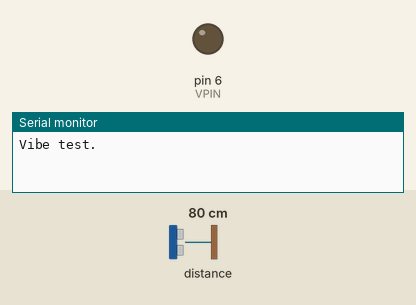
Bench run of a sketch on a simulated Arduino Leonardo, built with avr-gcc and run on an emulated ATmega32U4. On the bench: output pins drawn as LEDs (lit = HIGH), the last lines printed to the serial monitor. Dashed ring = blinking. The inputs (shaded band) are chosen by the test bench; at power-on: distance to the obstacle 80 cm.

Above: at 0.1 s.
At 2.68 s:
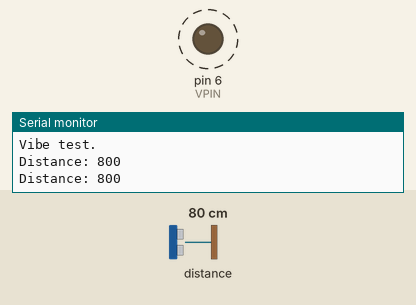
2.9 s: distance to the obstacle set to 250 cm
6.4 s: distance to the obstacle set to 2 cm
10.6 s: distance to the obstacle set to 18 cm
At 11.3 s:
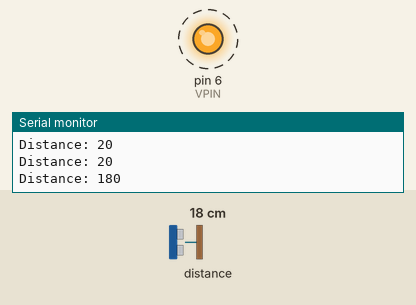
Timing chart, 0 to 20.1 s (numbered marks = the images above; inputs shaded):
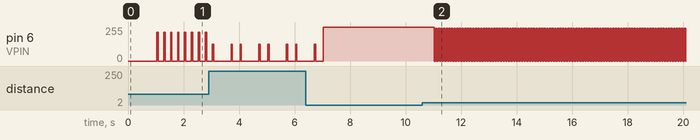

Measured:
- after the input at 10.6 s, pin 6 (VPIN): alternates 246/255 for 0.05 s and 0/255 for 0.05 s, starting after 0.43 s

The sketch:

4m-test.ino
```cpp
// (licence header left out)
#include <Wire.h>
#include <VL53L1X.h>
#include "Vibrator.h"

#define VPIN 6

bool debug = true;
Vibrator* vibrator;
VL53L1X sensor;
long nextRead;
long readInterval = 1000;

// Read the distance typed

void ReadSensor()
{
  long t = (long)millis();
  if(nextRead - t > 0)
    return;

  sensor.read();
  int d = sensor.ranging_data.range_mm;
  if(debug)
  {
      Serial.print("Distance: ");
      Serial.println(d);
  }

  vibrator->SetDistance(d);
  nextRead = t + readInterval;
}


void setup()
{
  Serial.begin(9600);

  Wire.begin();
  Wire.setClock(400000); // use 400 kHz I2C

  if(debug)
    Serial.println("\nVibe test.");

  sensor.setTimeout(500);
  if (!sensor.init())
  {
    Serial.println("Failed to detect and initialize sensor!");
    while (1);
  }

  // Use long distance mode and allow up to 50000 us (50 ms) for a measurement.
  // You can change these settings to adjust the performance of the sensor, but
  // the minimum timing budget is 20 ms for short distance mode and 33 ms for
  // medium and long distance modes. See the VL53L1X datasheet for more
  // information on range and timing limits.
  sensor.setDistanceMode(VL53L1X::Long);
  sensor.setMeasurementTimingBudget(50000);

  // Start continuous readings at a rate of one measurement every 50 ms (the
  // inter-measurement period). This period should be at least as long as the
  // timing budget.
  sensor.startContinuous(100);

  vibrator = new Vibrator(VPIN, 50, 1000, 4000.0, 50);
  nextRead = millis() + readInterval;
}

void loop()
{
  vibrator->Spin();
  ReadSensor();
}
```

Vibrator.h
```cpp
class Vibrator
{
  public:
    Vibrator(const int pin, const int defaultMark, const int maxSpc, const float maxD, const int thresh);
    void SetDistance(int distance);
    void Spin();

  private:
    int mark;
    int space;
    long nextChange;
    int vibrateValue;
    bool on;
    bool switchedOff;
    int vPin;
    int maxSpace;
    float maxDistance;
    int threshold;
    float maxVibrate;
};
```

Vibrator.ino
```cpp
Vibrator::Vibrator(const int pin, const int defaultMark, const int maxSpc, const float maxD, const int thresh)
{
  vPin = pin;
  pinMode(vPin, OUTPUT);
  digitalWrite(vPin, 0);
  mark = defaultMark;
  maxSpace = maxSpc;
  maxDistance = maxD;
  threshold = thresh;
  maxVibrate = 255.0 - (float)threshold;
  SetDistance(50 + (int)maxDistance);
}

// Set the vibration pattern

void Vibrator::SetDistance(int distance)
{
  float frac = (float)distance/maxDistance;
  if(frac > 1.0)
  {
    switchedOff = true;
    digitalWrite(vPin, 0);
    return;
  }

  switchedOff = false;
  space = (int)(0.5 + maxSpace*frac);
  vibrateValue = threshold + (int)(0.5 + maxVibrate*(1.0 - frac));
  nextChange = (long)millis() - 10;
}

// Execute the vibration pattern

void Vibrator::Spin()
{
  if(switchedOff)
    return;

  long t = (long)millis();
  if(nextChange - t > 0)
    return;
  if(on)
  {
    on = false;
    analogWrite(vPin, 0);
    nextChange = t + space;
  } else
  {
    on = true;
    analogWrite(vPin, vibrateValue);
    nextChange = t + mark;
  }
}
```
